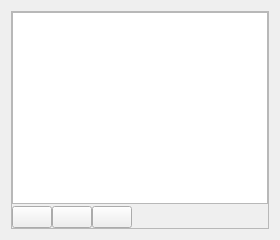
      <widget class="QWidget" name="DlgTab">
       <attribute name="icon">
        <iconset resource="../res/icons.qrc">
         <normaloff>:/MainWindow/icons/20x20/dialogs.png</normaloff>:/MainWindow/icons/20x20/dialogs.png</iconset>
       </attribute>
       <attribute name="title">
        <string>Диалоги</string>
       </attribute>
       <layout class="QHBoxLayout" name="horizontalLayout_8">
        <item>
         <widget class="QSplitter" name="DlgSplitter">
          <property name="sizePolicy">
           <sizepolicy hsizetype="Expanding" vsizetype="Preferred">
            <horstretch>1</horstretch>
            <verstretch>1</verstretch>
           </sizepolicy>
          </property>
          <property name="orientation">
           <enum>Qt::Horizontal</enum>
          </property>
          <widget class="QFrame" name="frame_3">
           <property name="sizePolicy">
            <sizepolicy hsizetype="Preferred" vsizetype="Preferred">
             <horstretch>1</horstretch>
             <verstretch>0</verstretch>
            </sizepolicy>
           </property>
           <property name="frameShape">
            <enum>QFrame::StyledPanel</enum>
           </property>
           <property name="frameShadow">
            <enum>QFrame::Raised</enum>
           </property>
           <layout class="QGridLayout" name="gridLayout_5">
            <property name="horizontalSpacing">
             <number>0</number>
            </property>
            <property name="verticalSpacing">
             <number>2</number>
            </property>
            <property name="margin">
             <number>0</number>
            </property>
            <item row="0" column="0">
             <widget class="QListWidget" name="DlgList">
              <property name="sizePolicy">
               <sizepolicy hsizetype="Preferred" vsizetype="Expanding">
                <horstretch>0</horstretch>
                <verstretch>0</verstretch>
               </sizepolicy>
              </property>
              <property name="minimumSize">
               <size>
                <width>150</width>
                <height>0</height>
               </size>
              </property>
              <property name="maximumSize">
               <size>
                <width>16777215</width>
                <height>16777215</height>
               </size>
              </property>
              <property name="sizeIncrement">
               <size>
                <width>100</width>
                <height>0</height>
               </size>
              </property>
              <property name="baseSize">
               <size>
                <width>0</width>
                <height>0</height>
               </size>
              </property>
              <property name="palette">
               <palette>
                <active>
                 <colorrole role="AlternateBase">
                  <brush brushstyle="SolidPattern">
                   <color alpha="255">
                    <red>229</red>
                    <green>241</green>
                    <blue>255</blue>
                   </color>
                  </brush>
                 </colorrole>
                </active>
                <inactive>
                 <colorrole role="AlternateBase">
                  <brush brushstyle="SolidPattern">
                   <color alpha="255">
                    <red>229</red>
                    <green>241</green>
                    <blue>255</blue>
                   </color>
                  </brush>
                 </colorrole>
                </inactive>
                <disabled>
                 <colorrole role="AlternateBase">
                  <brush brushstyle="SolidPattern">
                   <color alpha="255">
                    <red>229</red>
                    <green>241</green>
                    <blue>255</blue>
                   </color>
                  </brush>
                 </colorrole>
                </disabled>
               </palette>
              </property>
              <property name="font">
               <font>
                <family>Droid Sans</family>
                <pointsize>10</pointsize>
               </font>
              </property>
              <property name="alternatingRowColors">
               <bool>true</bool>
              </property>
             </widget>
            </item>
            <item row="1" column="0">
             <layout class="QHBoxLayout" name="horizontalLayout_4">
              <item>
               <widget class="QPushButton" name="butAddDlg">
                <property name="text">
                 <string/>
                </property>
                <property name="icon">
                 <iconset resource="../res/icons.qrc">
                  <normaloff>:/MainWindow/icons/16x16/add.png</normaloff>:/MainWindow/icons/16x16/add.png</iconset>
                </property>
                <property name="iconSize">
                 <size>
                  <width>16</width>
                  <height>16</height>
                 </size>
                </property>
               </widget>
              </item>
              <item>
               <widget class="QPushButton" name="butDelDlg">
                <property name="text">
                 <string/>
                </property>
                <property name="icon">
                 <iconset resource="../res/icons.qrc">
                  <normaloff>:/MainWindow/icons/16x16/delete.png</normaloff>:/MainWindow/icons/16x16/delete.png</iconset>
                </property>
                <property name="iconSize">
                 <size>
                  <width>16</width>
                  <height>16</height>
                 </size>
                </property>
               </widget>
              </item>
              <item>
               <widget class="QPushButton" name="butRenameDlg">
                <property name="text">
                 <string/>
                </property>
                <property name="icon">
                 <iconset resource="../res/icons.qrc">
                  <normaloff>:/MainWindow/icons/16x16/edit.png</normaloff>:/MainWindow/icons/16x16/edit.png</iconset>
                </property>
                <property name="iconSize">
                 <size>
                  <width>16</width>
                  <height>16</height>
                 </size>
                </property>
               </widget>
              </item>
              <item>
               <spacer name="horizontalSpacer_3">
                <property name="orientation">
                 <enum>Qt::Horizontal</enum>
                </property>
                <property name="sizeHint" stdset="0">
                 <size>
                  <width>43</width>
                  <height>20</height>
                 </size>
                </property>
               </spacer>
              </item>
             </layout>
            </item>
           </layout>
          </widget>
         </widget>
        </item>
       </layout>
      </widget>
